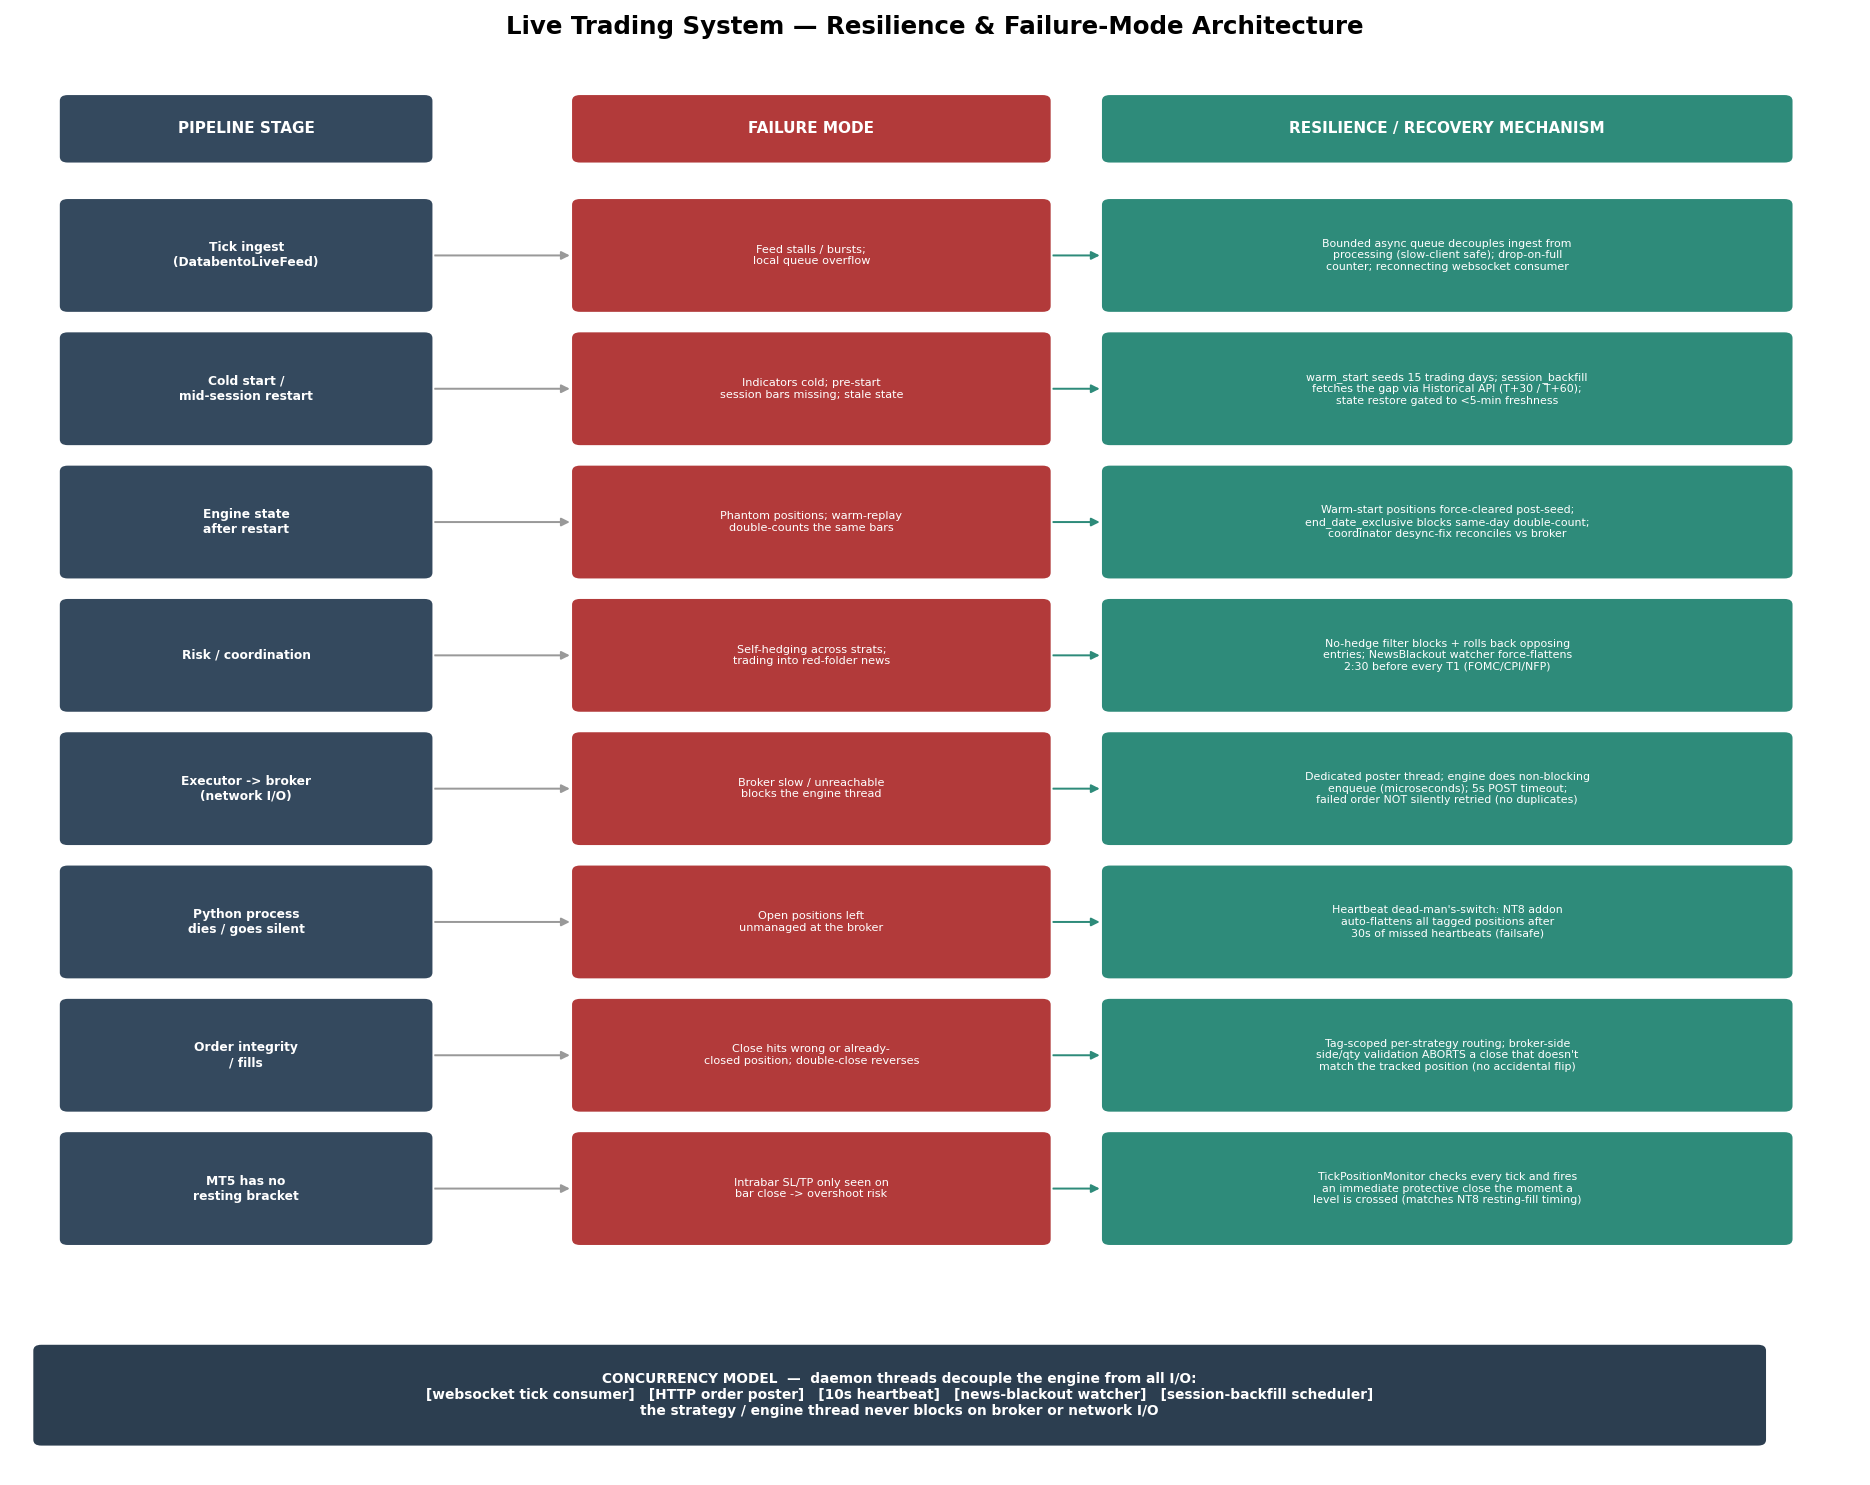

Write the Python code that produced this figure.
"""Resilience / failure-mode architecture diagram (SVG) for the live trading system.
Frames each real-time pipeline stage as FAILURE MODE -> RESILIENCE MECHANISM, plus the
concurrency/threading model. matplotlib only.  Run: python scripts/architecture_resilience.py
"""
from pathlib import Path
import matplotlib
matplotlib.use("Agg")
import matplotlib.pyplot as plt
from matplotlib.patches import FancyBboxPatch, FancyArrowPatch

OUT = Path(__file__).resolve().parent / "architecture_resilience"
SLATE, RED, GREEN = "#34495E", "#B23A3A", "#2E8B7A"

ROWS = [
    ("Tick ingest\n(DatabentoLiveFeed)",
     "Feed stalls / bursts;\nlocal queue overflow",
     "Bounded async queue decouples ingest from\nprocessing (slow-client safe); drop-on-full\ncounter; reconnecting websocket consumer"),
    ("Cold start /\nmid-session restart",
     "Indicators cold; pre-start\nsession bars missing; stale state",
     "warm_start seeds 15 trading days; session_backfill\nfetches the gap via Historical API (T+30 / T+60);\nstate restore gated to <5-min freshness"),
    ("Engine state\nafter restart",
     "Phantom positions; warm-replay\ndouble-counts the same bars",
     "Warm-start positions force-cleared post-seed;\nend_date_exclusive blocks same-day double-count;\ncoordinator desync-fix reconciles vs broker"),
    ("Risk / coordination",
     "Self-hedging across strats;\ntrading into red-folder news",
     "No-hedge filter blocks + rolls back opposing\nentries; NewsBlackout watcher force-flattens\n2:30 before every T1 (FOMC/CPI/NFP)"),
    ("Executor -> broker\n(network I/O)",
     "Broker slow / unreachable\nblocks the engine thread",
     "Dedicated poster thread; engine does non-blocking\nenqueue (microseconds); 5s POST timeout;\nfailed order NOT silently retried (no duplicates)"),
    ("Python process\ndies / goes silent",
     "Open positions left\nunmanaged at the broker",
     "Heartbeat dead-man's-switch: NT8 addon\nauto-flattens all tagged positions after\n30s of missed heartbeats (failsafe)"),
    ("Order integrity\n/ fills",
     "Close hits wrong or already-\nclosed position; double-close reverses",
     "Tag-scoped per-strategy routing; broker-side\nside/qty validation ABORTS a close that doesn't\nmatch the tracked position (no accidental flip)"),
    ("MT5 has no\nresting bracket",
     "Intrabar SL/TP only seen on\nbar close -> overshoot risk",
     "TickPositionMonitor checks every tick and fires\nan immediate protective close the moment a\nlevel is crossed (matches NT8 resting-fill timing)"),
]


def box(ax, cx, cy, w, h, text, fc, fs=8, tc="white", bold=True):
    ax.add_patch(FancyBboxPatch((cx - w/2, cy - h/2), w, h,
                 boxstyle="round,pad=0.1,rounding_size=0.5", fc=fc, ec="white", lw=1.2, zorder=2))
    ax.text(cx, cy, text, ha="center", va="center", fontsize=fs, color=tc,
            fontweight="bold" if bold else "normal", zorder=3)


def arrow(ax, x0, y0, x1, y1, color="#888"):
    ax.add_patch(FancyArrowPatch((x0, y0), (x1, y1), arrowstyle="-|>", mutation_scale=11,
                 lw=1.3, color=color, zorder=1))


def main():
    fig, ax = plt.subplots(figsize=(17, 13.5))
    ax.set_xlim(0, 104); ax.set_ylim(-4, 102); ax.axis("off")
    sx, fx, mx = 13, 45, 81
    sw, fw, mw = 21, 27, 39
    # headers
    for cx, w, lbl, c in [(sx, sw, "PIPELINE STAGE", SLATE), (fx, fw, "FAILURE MODE", RED),
                          (mx, mw, "RESILIENCE / RECOVERY MECHANISM", GREEN)]:
        box(ax, cx, 96.5, w, 5, lbl, c, fs=10)
    n = len(ROWS); top = 87; gap = 10.0; bh = 8.4
    for i, (stage, fail, mit) in enumerate(ROWS):
        y = top - i * gap
        box(ax, sx, y, sw, bh, stage, SLATE, fs=8)
        box(ax, fx, y, fw, bh, fail, RED, fs=7.4, bold=False)
        box(ax, mx, y, mw, bh, mit, GREEN, fs=7.2, bold=False)
        arrow(ax, sx + sw/2, y, fx - fw/2, y, "#999")
        arrow(ax, fx + fw/2, y, mx - mw/2, y, GREEN)
    # concurrency footer
    box(ax, 50, 1.5, 98, 7.5,
        "CONCURRENCY MODEL  —  daemon threads decouple the engine from all I/O:\n"
        "[websocket tick consumer]   [HTTP order poster]   [10s heartbeat]   "
        "[news-blackout watcher]   [session-backfill scheduler]\n"
        "the strategy / engine thread never blocks on broker or network I/O",
        "#2C3E50", fs=9)
    ax.set_title("Live Trading System — Resilience & Failure-Mode Architecture",
                 fontsize=16, fontweight="bold", pad=14)
    fig.tight_layout()
    fig.savefig(OUT.with_suffix(".svg"))
    fig.savefig(OUT.with_suffix(".png"), dpi=110)
    print(f"Saved -> {OUT.with_suffix('.svg')}  (+ .png preview)")


if __name__ == "__main__":
    main()
